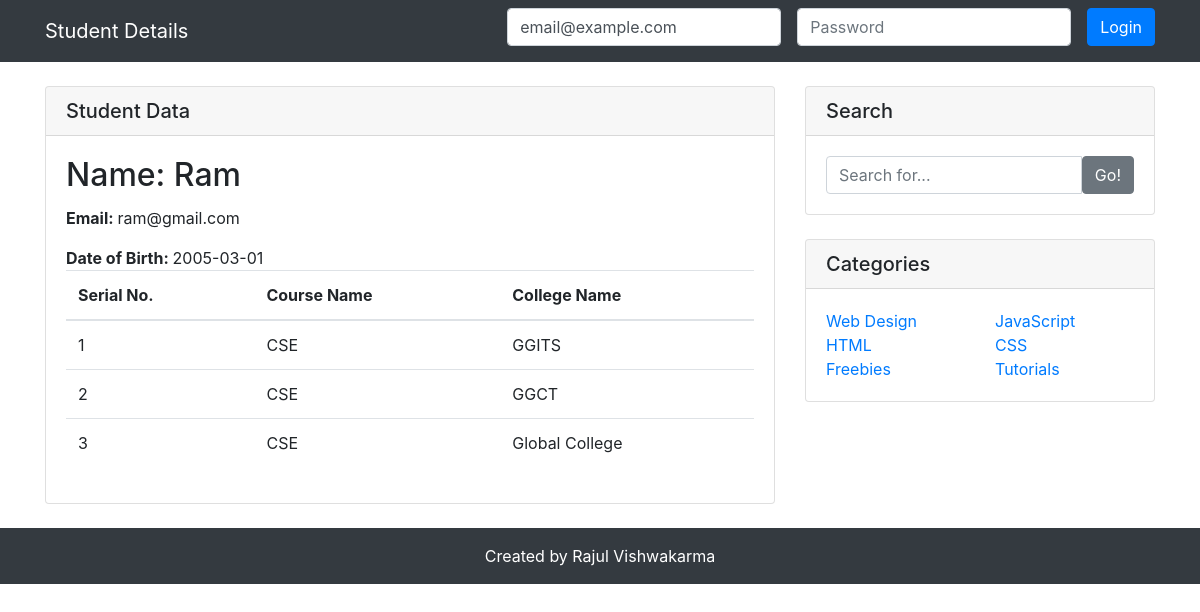
The page /student-data.php?id=3 on the database its author committed.
### tables this page shows
CREATE TABLE `student` (
  `id` int(11) NOT NULL,
  `name` varchar(255) NOT NULL,
  `email` varchar(255) NOT NULL,
  `dob` date NOT NULL,
  `created_at` timestamp NOT NULL DEFAULT current_timestamp(),
  `updated_at` timestamp NOT NULL DEFAULT current_timestamp()
);

CREATE TABLE `selected_courses` (
  `id` int(11) NOT NULL,
  `student_id` int(11) NOT NULL,
  `course_id` int(11) NOT NULL,
  `college_id` int(11) NOT NULL,
  `created_at` timestamp NOT NULL DEFAULT current_timestamp(),
  `updated_at` timestamp NOT NULL DEFAULT current_timestamp()
);

CREATE TABLE `courses` (
  `id` int(11) NOT NULL,
  `course_name` varchar(255) NOT NULL,
  `created_at` timestamp NOT NULL DEFAULT current_timestamp(),
  `updated_at` timestamp NOT NULL DEFAULT current_timestamp()
);

CREATE TABLE `colleges` (
  `id` int(11) NOT NULL,
  `college_name` varchar(255) NOT NULL,
  `created_at` timestamp NOT NULL DEFAULT current_timestamp(),
  `updated_at` timestamp NOT NULL DEFAULT current_timestamp()
);

### lib/function.php (called while the page is built, shortened)
<?php
 function db_connect()
 {
 	$config = require 'config.php';
 	$pdo = new PDO($config['database_dns'],$config['database_user'],$config['database_pass']);
 	return $pdo;
 }
 function get_courses($id=0){
 	$pdo = db_connect();
	$sql = 'select * from courses';
   	if($id != 0){
 		$sql = $sql.' where id= :idVal';
 		$stmt = $pdo->prepare($sql);
 		$stmt->bindParam(':idVal',$id);
 		$stmt->execute();
 		$course = $stmt->fetch();
 		return $course;
 	}
 	else{
 		$stmt = $pdo->prepare($sql);
 		$stmt->execute();
 		$courses = $stmt->fetchAll();
 		return $courses;
 	}
 }
 function get_colleges($id=0){
 	$pdo = db_connect();
 	$sql = 'select * from colleges';
   	if($id != 0){
 		$sql = $sql.' where id= :idVal';
 		$stmt = $pdo->prepare($sql);
 		$stmt->bindParam(':idVal',$id);
 		$stmt->execute();
 		$college = $stmt->fetch();
 		return $college;
 	}
 	else{
 		$stmt = $pdo->prepare($sql);
 		$stmt->execute();
 		$colleges = $stmt->fetchAll();
 		return $colleges;
 	}
 }
 function get_student($id = 0){
 	$pdo = db_connect();
 	$sql = 'select * from student';
 	if($id != 0){
 		$sql = $sql.' where id= :idVal';
 		$stmt = $pdo->prepare($sql);
 		$stmt->bindParam(':idVal',$id);
 		$stmt->execute();
 		$student = $stmt->fetch();
 		return $student;
 	}
 	else{
 		$stmt = $pdo->prepare($sql);
 		$stmt->execute();
 		$students = $stmt->fetchAll();
 		return $students;
 	}
 }
function get_selected_courses_colleges($id){
	$pdo = db_connect();
	$sql = 'select course_id,college_id from selected_courses where student_id = :studentVal';
	$stmt = $pdo->prepare($sql);
	$stmt->bindParam(':studentVal',$id);
	$stmt->execute();
	$selected_courses = $stmt->fetchAll();
	return $selected_courses;
}
 ?>

### student-data.php (the view, shortened to what this page needs)
<?php
require 'lib/function.php';
$student_id = $_GET['id'];
$student = get_student($student_id);
$selected_courses_colleges = get_selected_courses_colleges($student_id);
?>
<!DOCTYPE html>
<html lang="en">
<head>
  <link href="vendor/bootstrap/css/bootstrap.min.css" rel="stylesheet">
  <link href="https://cdn.jsdelivr.net/npm/select2@4.0.12/dist/css/select2.min.css" rel="stylesheet" />
</head>
<body>
  <nav class="navbar navbar-expand-lg navbar-dark bg-dark static-top">
    <div class="container">
      <a class="navbar-brand" href="#">Student Details</a>
      <div class="collapse navbar-collapse" id="navbarResponsive">
        <ul class="navbar-nav ml-auto">
          <li class="nav-item">
           <form class="form-inline" action="login.php" method="POST">
                <div class="form-group mb-2">
                  <input type="text" class="form-control" id="email" name="email" value="email@example.com">
                </div>
                <div class="form-group mx-sm-3 mb-2">
                  <input type="password" class="form-control" name="password" id="password" placeholder="Password">
                </div>
                <button type="submit" class="btn btn-primary mb-2">Login</button>
            </form>
          </li>
        </ul>
      </div>
    </div>
  </nav>
 <div class="container">
    <div class="row">
      <div class="col-lg-8">
              <div class="card my-4">
          <h5 class="card-header">Student Data</h5>
          <div class="card-body">
                          <div class="row">
                          <div class="col-12">
                          <div class="row">
                          <div class="col-md-8 col-sm-8">
                          <h2 class="card-title">Name: <?php echo $student['name']; ?></h2>
                          <p class="card-text"><strong>Email: </strong> <?php echo $student['email']; ?> </p>
                          <p class="card-text"><strong>Date of Birth: </strong>  <?php echo $student['dob']; ?></p>
                          </div>
                          </div>
                          </div>
                          </div>
              <table class="table">
                <thead>
                  <tr>
                    <th scope="col">Serial No.</th>
                    <th scope="col">Course Name</th>
                    <th scope="col">College Name</th>
                  </tr>
                </thead>
                <tbody>
                  <?php $number=0;
                   foreach ($selected_courses_colleges as $selected_course_college) {
                      $number++;
                      $course_name = get_courses($selected_course_college['course_id']);
                      $college_name = get_colleges($selected_course_college['college_id']);
                      ?>
                  <tr>
                    <td scope="row"><?php echo $number; ?></td>
                    <td><?php echo $course_name['course_name'] ?></td>
                    <td><?php echo $college_name['college_name'] ?></td>
                  </tr>
                <?php } ?>
                </tbody>
              </table>
          </div>
        </div>
      </div>
      <div class="col-md-4">
        <div class="card my-4">
          <h5 class="card-header">Search</h5>
          <div class="card-body">
            <div class="input-group">
              <input type="text" class="form-control" placeholder="Search for...">
              <span class="input-group-btn">
                <button class="btn btn-secondary" type="button">Go!</button>
              </span>
            </div>
          </div>
        </div>
        <div class="card my-4">
          <h5 class="card-header">Categories</h5>
          <div class="card-body">
            <div class="row">
              <div class="col-lg-6">
                <ul class="list-unstyled mb-0">
                  <li>
                    <a href="#">Web Design</a>
                  </li>
                  <li>
                    <a href="#">HTML</a>
                  </li>
                  <li>
                    <a href="#">Freebies</a>
                  </li>
                </ul>
              </div>
              <div class="col-lg-6">
                <ul class="list-unstyled mb-0">
                  <li>
                    <a href="#">JavaScript</a>
                  </li>
                  <li>
                    <a href="#">CSS</a>
                  </li>
                  <li>
                    <a href="#">Tutorials</a>
                  </li>
                </ul>
              </div>
            </div>
          </div>
        </div>
      </div>
    </div>
  </div>
<footer class="py-3 bg-dark">
    <div class="container">
      <p class="m-0 text-center text-white">Created by Rajul Vishwakarma</p>
    </div>
  </footer>
</body>
</html>

### rows shown on the page
student: name "Ram", email "ram@gmail.com", dob "2005-03-01"
selected_courses: course.course_name "CSE", college.college_name "GGITS"
selected_courses: course.course_name "CSE", college.college_name "GGCT"
selected_courses: course.course_name "CSE", college.college_name "Global College"
